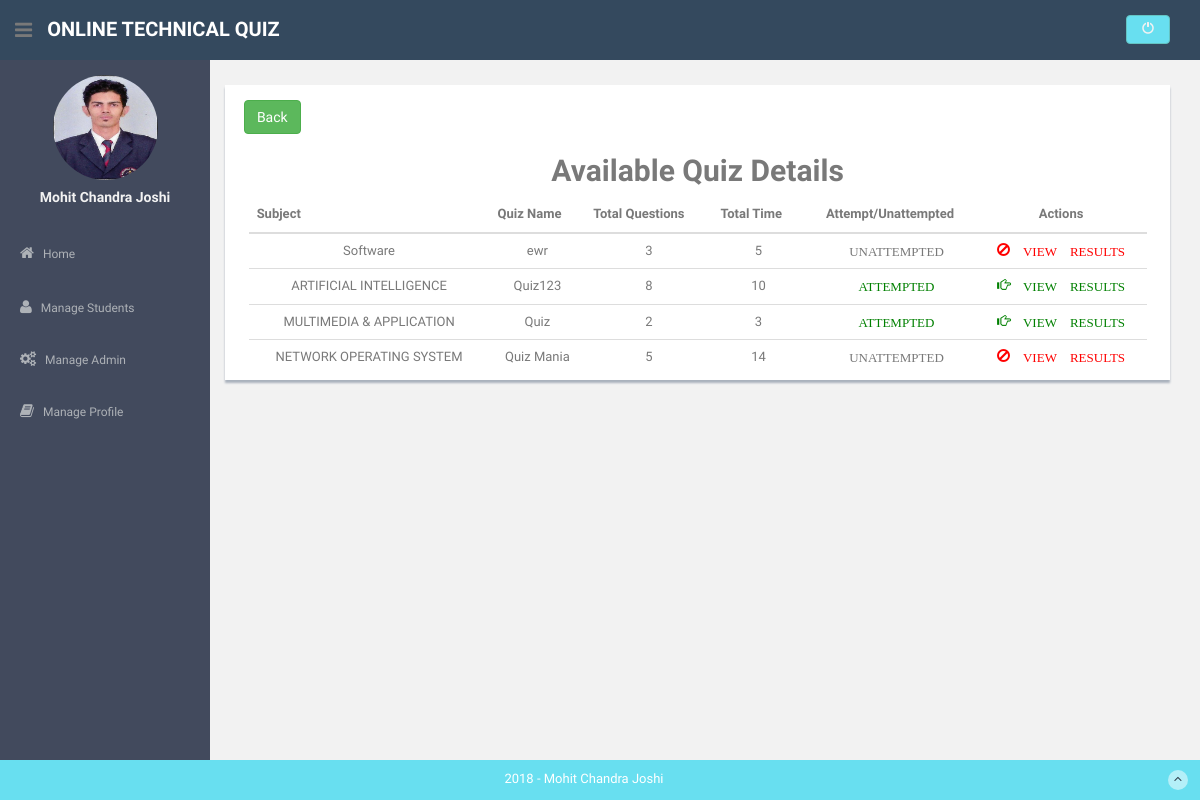
Page /admin/view_results.php (signed in) on the committed database.
### tables this page shows
CREATE TABLE `subject` (
  `sub_id` int(5) NOT NULL,
  `sub_name` varchar(25) DEFAULT NULL,
  `course_id` varchar(4) NOT NULL
);

CREATE TABLE `test` (
  `test_id` varchar(20) NOT NULL,
  `sub_id` int(5) DEFAULT NULL,
  `test_name` varchar(30) DEFAULT NULL,
  `total_ques` varchar(15) DEFAULT NULL,
  `total_time` varchar(10) NOT NULL,
  `marks_per_ques` int(11) NOT NULL
);

### admin/view_results.php (the view, shortened to what this page needs)
<?php
 include('dbconfig/config.php');
	if($_SESSION['username'])
{
	$result_1 = $con->query("Select * from admin");
	while($row_1 = $result_1->fetch_assoc())
	{
		if($row_1['admin_id']==$_SESSION['username']){
?>
<!DOCTYPE html>
<html lang="en">
  <head>
    <link href="assets/css/bootstrap.css" rel="stylesheet">
    <link href="assets/font-awesome/css/font-awesome.css" rel="stylesheet" />
    <link href="assets/css/style.css" rel="stylesheet">
    <link href="assets/css/style-responsive.css" rel="stylesheet">
  </head>
  <body style="background-image:url('images/16.jpg'); background-size:cover; background-position:center;">
  <section id="container" >
<?php
include('header_nav.php');
?>
      <?php
		include('index_nav.php');
	  ?>
      <section id="main-content">
		<section class="wrapper" style="width:98.5%">
		<div class="row mt">
		<div class="col-md-12">
		<div class="content-panel">
		<a href="index.php"><input  type="submit"  class="btn btn-success" style="margin-left:2%;" value="Back" /></a>
		<table class="table table-advance table-hover" style="width:95%; text-align:center; margin:0 auto; background:#fff;" >
				<caption><h2><b>Available Quiz Details</b></h2></caption><br>
				<thead>
					<th class="visible-md visible-lg" >Subject</th>
					<th>Quiz Name</th>
					<th>Total Questions</th>
					<th>Total Time</th>
					<th colspan="1" style="text-align:center">Attempt/Unattempted</th>
					<th colspan="1" style="text-align:center">Actions</th>
				</thead>
				<tbody>
					<?php
				$result_3 = $con->query("Select * from test");
				while($row_3 = mysqli_fetch_array($result_3))
				{
					?>
					<tr>
					<td class="visible-md visible-lg" ><?php
					$sub_id=$row_3['sub_id'];
					$q = $con->query("SELECT sub_name FROM subject WHERE sub_id=$sub_id");
					while($row = mysqli_fetch_array($q))
					{
					echo $row['sub_name'];
					}
					?></td>
					<td><?php echo $row_3['test_name']; ?></td>
					<td><?php echo $row_3['total_ques']; ?></td>
					<td><?php echo $row_3['total_time']; ?></td>
					<?php
					$test=$row_3['test_id'];
					$query= " select * from answer WHERE test_id='$test'";
					$query_run = mysqli_query($con,$query);
					if(mysqli_num_rows($query_run)>0)
					{
					?>
					<td>
						<span class="glyphicon" style="color:green; cursor:pointer;">&nbsp;ATTEMPTED</span>
					</td>
					<td>
					<a href='quiz_results.php?test_id=<?php echo $row_3['test_id']?>' data-toggle="tooltip" data-placement="top" title="Update Quiz">
					<span class="glyphicon glyphicon-hand-right" style="color:green; cursor:pointer;">&nbsp;VIEW RESULTS</span></a>
					</td>
					<?php
					}
					else{
					?>
					<td>
						<span class="glyphicon">&nbsp;UNATTEMPTED</span>
					</td>
					<td>
						<span class="glyphicon glyphicon-ban-circle" style="color:red; cursor:pointer;">&nbsp;VIEW RESULTS</span>
					</td>
					<?php
					}
				}
					?>
				</tbody>
			</table>
		</div>
		</div>
			</div>
			<br />
			<br />
          </section>
      </section>
	<?php
	include('footer.php');
	?>
  </section>
  </body>
  <?php
	}
	}
		}
		else
		{
			header('Location:logout.php');
		}
		?>
</html>

### admin/header_nav.php (shortened to what this page needs)
<header class="header black-bg">
	  <div class="sidebar-toggle-box">
		  <div class="fa fa-bars tooltips" data-placement="right" ></div>
	  </div>
	<a href="index.php" class="logo visible-lg visible-md"><b>ONLINE TECHNICAL QUIZ</b></a>
	<div class="top-menu">
		<ul class="nav pull-right top-menu">
			<li><a class="logout" href="logout.php" title="LogOut"><span class="glyphicon glyphicon-off"><span></a></li>
		</ul>
	</div>
</header>

### admin/index_nav.php (shortened to what this page needs)
<aside>
          <div id="sidebar"  class="nav-collapse ">
              <ul class="sidebar-menu" id="nav-accordion">
              	  <p class="centered">
				  <a href="profile.php"><?php
									if($row_1['pic_status']==1){
										echo"<img id='pfimage' src='uploads/profile".$_SESSION['username'].".jpg?'".mt_rand().">";
									}
									else{
										echo"<img id='pfimage' src='uploads/profiledefault.jpg'>";
									}
							?></a></p>
              	  <h5 class="centered"><?php
                    if($row_1['admin_name']=="")
                    {
                        echo ($row_1['admin_id']);
                    }
                    else{
                        echo ($row_1['admin_name']);
                    }
                    ?></h5>
                  <li class="mt">
                      <a href="index.php">
                          <i class="fa fa-home"></i>
                          <span>Home</span>
                      </a>
                  </li>
                  <li class="sub-menu">
                      <a href="javascript:;" >
                          <i class="fa fa-user"></i>
                          <span>Manage Students</span>
                      </a>
                  </li>
                  <li class="sub-menu">
                      <a href="javascript:;" >
                          <i class="fa fa-cogs"></i>
                          <span>Manage Admin</span>
                      </a>
                  </li>
                  <li class="sub-menu">
                      <a href="javascript:;" >
                          <i class="fa fa-book"></i>
                          <span>Manage Profile</span>
                      </a>
                  </li>
              </ul>
          </div>
      </aside>

### admin/footer.php
<footer class="site-footer" style="bottom:0px;position:fixed;width:100%;">
	<div class="text-center">2018 - Mohit Chandra Joshi
	<a href="index.php#" class="go-top"><i class="fa fa-angle-up"></i></a>
	</div>
	</footer>

### admin/assets/css/style.css (style rules this page uses)
body { color: #797979; background: #f2f2f2; font-family: 'Ruda', sans-serif; padding: 0px !important; margin: 0px !important; font-size:13px; }
ul li { list-style: none; }
a, a:hover, a:focus { text-decoration: none; outline: none; }
#container { width: 100%; height: 100%; }
.centered { text-align: center; }
.mt { margin-top: 25px; }
ul.top-menu > li > .logout { color: #f2f2f2; font-size: 12px; border-radius: 4px; -webkit-border-radius: 4px; border: 1px solid #64c3c2 !important; padding: 5px 15px; margin-right: 15px; background: #68dff0; margin-top: 15px; }
#sidebar { width: 210px; height: 100%; position: fixed; background: #424a5d; }
#sidebar h5 { color: #f2f2f2; font-weight: 700; }
#sidebar ul li { position: relative; }
ul.sidebar-menu , ul.sidebar-menu li ul.sub { margin: -2px 0 0; padding: 0; }
ul.sidebar-menu { margin-top: 75px; }
ul.sidebar-menu li { margin-bottom: 5px; margin-left:10px; margin-right:10px; }
ul.sidebar-menu li.sub-menu { line-height: 15px; }
ul.sidebar-menu li a span { display: inline-block; }
ul.sidebar-menu li a { color: #aeb2b7; text-decoration: none; display: block; padding: 15px 0 15px 10px; font-size: 12px; outline: none; -webkit-transition: all 0.3s ease; -moz-transition: all 0.3s ease; -o-transition: all 0.3s ease; -ms-transition: all 0.3s ease; transition: all 0.3s ease; }
ul.sidebar-menu li a i { font-size: 15px; padding-right: 6px; }
#main-content { margin-left: 210px; }
.header, .footer { min-height: 60px; padding: 0 15px; }
.header { position: fixed; left: 0; right: 0; z-index: 1002; }
.black-bg { background: #34495e; border-bottom: 1px solid #34495e; }
.wrapper { display: inline-block; margin-top: 60px; padding-left: 15px; padding-right: 15px; padding-bottom: 15px; padding-top: 0px; width: 100%; }
a.logo { font-size: 20px; color: #ffffff; float: left; margin-top: 15px; text-transform: uppercase; }
a.logo b { font-weight: 900; }
#top_menu .nav > li, ul.top-menu > li { float: left; }
ul.top-menu > li > a { color: #666666; font-size: 16px; border-radius: 4px; -webkit-border-radius: 4px; border:1px solid #666666 !important; padding: 2px 6px; margin-right: 15px; }
.sidebar-toggle-box { float: left; padding-right: 15px; margin-top: 20px; }
.sidebar-toggle-box .fa-bars { cursor: pointer; display: inline-block; font-size: 20px; }
.content-panel { background: #ffffff; box-shadow: 0px 3px 2px #aab2bd; padding-top: 15px; padding-bottom: 5px; }
.site-footer { background: #68dff0; color: #fff; padding: 10px 0; }
.go-top { margin-right: 1%; float: right; background: rgba(255,255,255,.5); width: 20px; height: 20px; border-radius: 50%; -webkit-border-radius: 50%; }
.go-top i { color: #2A3542; }

### admin/index_nav.php (style rules this page uses)
#pfimage { width: 105px; height: 105px; position: relative; overflow: hidden; border-radius: 50%; }

### rows in the picture
test: test_name "ewr", total_ques "3", total_time "5", shows "UNATTEMPTED"
subject: sub_name "Software"
test: test_name "Quiz123", total_ques "8", total_time "10"
subject: sub_name "ARTIFICIAL INTELLIGENCE"
test: test_name "Quiz", total_ques "2", total_time "3"
subject: sub_name "MULTIMEDIA & APPLICATION"
test: test_name "Quiz Mania", total_ques "5", total_time "14", shows "UNATTEMPTED"
subject: sub_name "NETWORK OPERATING SYSTEM"

### other values in the picture
$row_1['admin_name'] "Mohit Chandra Joshi"
